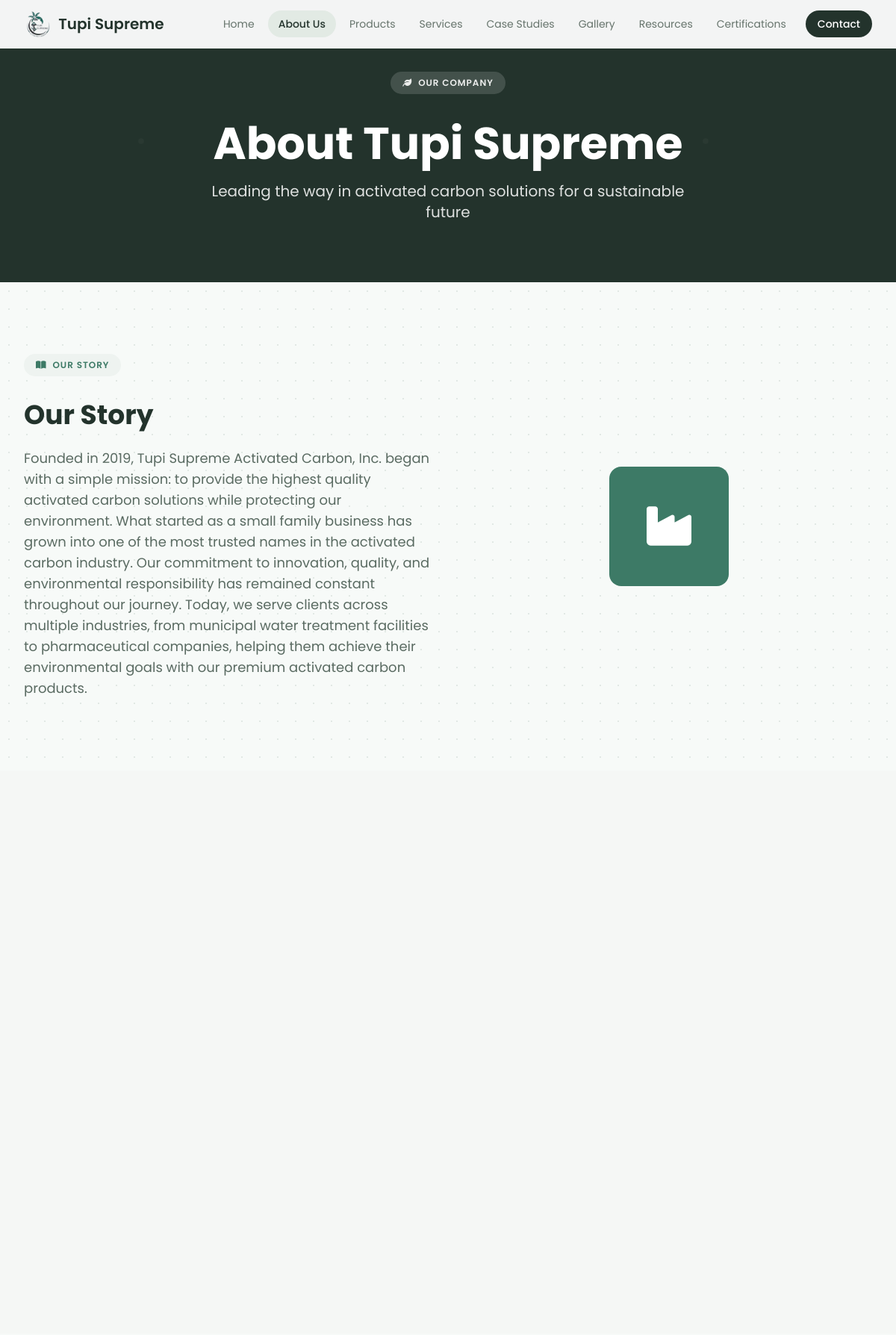
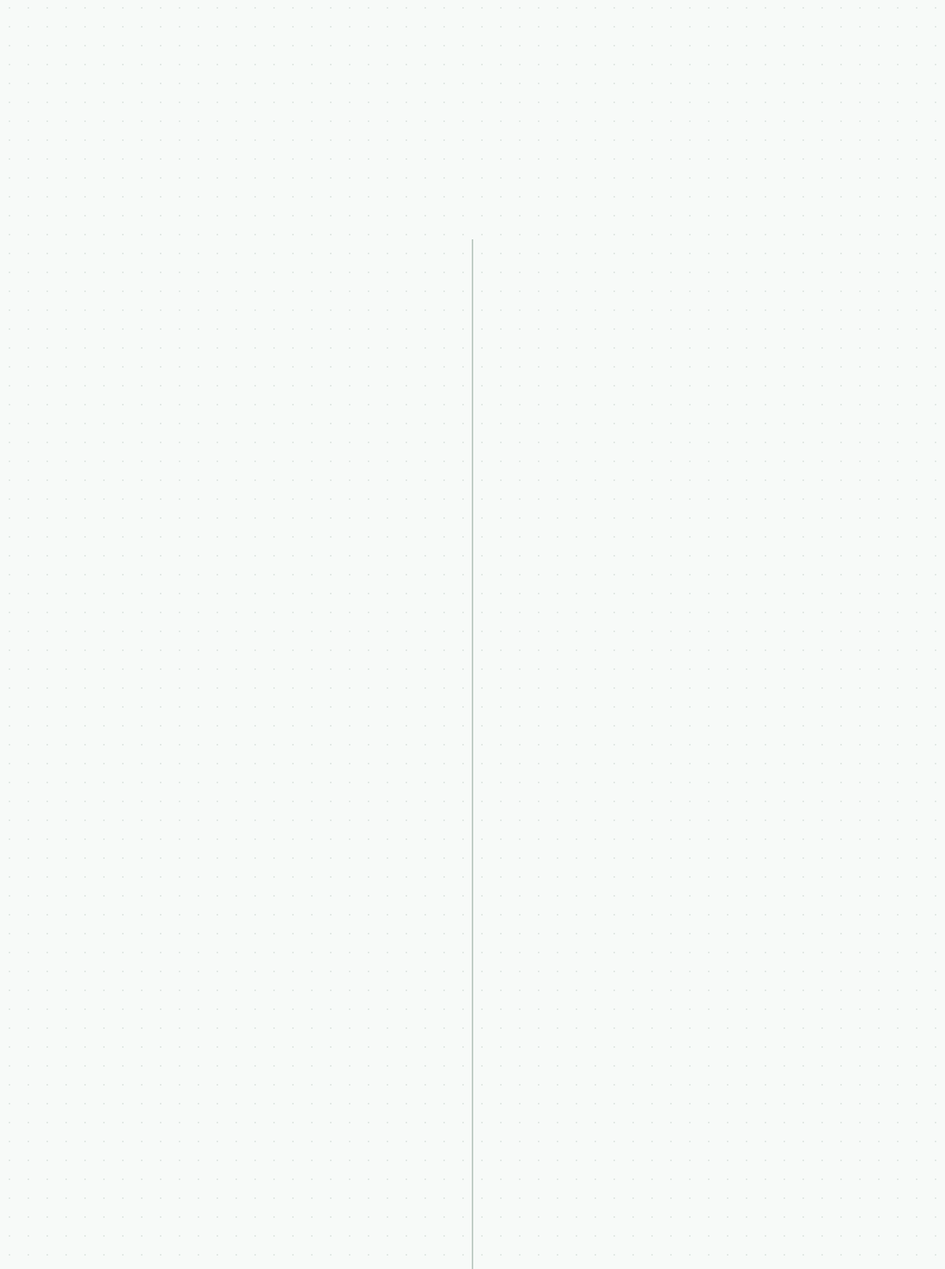
Page /about.php (upper part) on the committed database (2 pictures, top to bottom).
### tables this page shows
CREATE TABLE IF NOT EXISTS site_settings (
    id INT AUTO_INCREMENT PRIMARY KEY,
    setting_key VARCHAR(100) UNIQUE NOT NULL,
    setting_value TEXT,
    setting_type VARCHAR(50) DEFAULT 'text',
    description TEXT,
    updated_at TIMESTAMP DEFAULT CURRENT_TIMESTAMP ON UPDATE CURRENT_TIMESTAMP,
    updated_by INT,
    FOREIGN KEY (updated_by) REFERENCES admin_users(id) ON DELETE SET NULL,
    INDEX idx_setting_key (setting_key)
);

CREATE TABLE IF NOT EXISTS about_content (
    id INT AUTO_INCREMENT PRIMARY KEY,
    section_name VARCHAR(100) NOT NULL,
    title VARCHAR(200),
    content TEXT,
    image_url VARCHAR(500),
    display_order INT DEFAULT 0,
    is_active TINYINT(1) DEFAULT 1,
    created_at TIMESTAMP DEFAULT CURRENT_TIMESTAMP,
    updated_at TIMESTAMP DEFAULT CURRENT_TIMESTAMP ON UPDATE CURRENT_TIMESTAMP,
    updated_by INT,
    FOREIGN KEY (updated_by) REFERENCES admin_users(id) ON DELETE SET NULL,
    UNIQUE KEY unique_section (section_name),
    INDEX idx_display_order (display_order)
);

### includes/config.php (called while the page is built, shortened)
<?php
function getSiteSetting($key, $default = '') {
    $db = getDB();
    $stmt = $db->prepare("SELECT setting_value FROM site_settings WHERE setting_key = ?");
    $stmt->bind_param("s", $key);
    $stmt->execute();
    $result = $stmt->get_result();
    if ($row = $result->fetch_assoc()) {
        return $row['setting_value'];
    }
    return $default;
}
function getAboutContent($section_name) {
    $db = getDB();
    $stmt = $db->prepare("SELECT * FROM about_content WHERE section_name = ? AND is_active = 1");
    $stmt->bind_param("s", $section_name);
    $stmt->execute();
    $result = $stmt->get_result();
    return $result->fetch_assoc();
}
function htmlspecialchars_safe($string) {
    return htmlspecialchars($string ?? '', ENT_QUOTES, 'UTF-8');
}

### about.php (the view, shortened to what this page needs)
<?php
require_once 'includes/config.php';
$current_page = 'about';
$page_header = getAboutContent('page_header_title');
$page_header_title = $page_header && !empty($page_header['title']) ? $page_header['title'] : 'About Tupi Supreme';
$page_header_subtitle_content = getAboutContent('page_header_subtitle');
$page_header_subtitle = $page_header_subtitle_content && !empty($page_header_subtitle_content['content']) ? $page_header_subtitle_content['content'] : 'Leading the way in activated carbon solutions for a sustainable future';
$company_story = getAboutContent('company_story_content');
$company_story_title_content = getAboutContent('company_story_title');
$company_story_title = $company_story_title_content && !empty($company_story_title_content['title']) ? $company_story_title_content['title'] : 'Our Story';
$company_story_content = $company_story && !empty($company_story['content']) ? $company_story['content'] : '';
$company_story_icon_content = getAboutContent('company_story_icon');
$company_story_icon = $company_story_icon_content && !empty($company_story_icon_content['content']) ? $company_story_icon_content['content'] : 'fas fa-industry';
$timeline_events = getTimelineEvents();
?>
<!DOCTYPE html>
<html lang="en">
<head>
    <script src="https://cdn.tailwindcss.com"></script>
    <link href="https://cdnjs.cloudflare.com/ajax/libs/font-awesome/6.0.0/css/all.min.css" rel="stylesheet">
</head>
<body>
    <?php include 'includes/navbar.php'; ?>
    <section id="page-header" class="page-header-gradient text-white relative overflow-hidden pt-24 pb-20">
        <div class="page-header-pattern absolute inset-0 opacity-30"></div>
        <div class="max-w-7xl mx-auto px-4 sm:px-6 lg:px-8 relative z-10">
            <div class="text-center">
                <span class="eyebrow bg-white/15 text-white/90 mb-5 fade-in fade-in-delay-1">
                    <i class="fas fa-leaf text-xs"></i> Our Company
                </span>
                <h1 class="text-4xl lg:text-6xl font-bold mb-5 leading-tight mt-4 fade-in fade-in-delay-2"><?php echo htmlspecialchars_safe($page_header_title); ?></h1>
                <p class="text-lg lg:text-xl text-white/85 max-w-2xl mx-auto fade-in fade-in-delay-3"><?php echo htmlspecialchars_safe($page_header_subtitle); ?></p>
            </div>
        </div>
    </section>
    <section id="company-story" class="py-20 lg:py-24 relative overflow-hidden">
        <div class="absolute inset-0 dot-grid opacity-40"></div>
        <div class="max-w-7xl mx-auto px-4 sm:px-6 lg:px-8 relative">
            <div class="grid grid-cols-1 lg:grid-cols-2 gap-12 items-center">
                <div class="reveal">
                    <span class="eyebrow mb-4">
                        <i class="fas fa-book-open text-xs"></i> Our Story
                    </span>
                    <h2 class="text-3xl lg:text-4xl font-bold text-[#23332c] mb-6 mt-4"><?php echo htmlspecialchars_safe($company_story_title); ?></h2>
                    <?php if ($company_story_content): ?>
                        <div class="text-[#5a6b62] text-base lg:text-lg leading-relaxed prose prose-lg max-w-none">
                            <?php echo $company_story_content; ?>
                        </div>
                    <?php endif; ?>
                </div>
                <div class="text-center reveal reveal-delay-2">
                    <div class="story-card inline-block">
                        <div class="story-icon-wrap w-40 h-40 rounded-2xl flex items-center justify-center mx-auto">
                            <i class="<?php echo htmlspecialchars_safe($company_story_icon); ?> text-6xl text-white"></i>
                        </div>
                    </div>
                </div>
            </div>
        </div>
    </section>
    <section id="mission-vision" class="py-20 lg:py-24 bg-[#f5f7f5]">
        <div class="max-w-7xl mx-auto px-4 sm:px-6 lg:px-8">
            <div class="grid grid-cols-1 lg:grid-cols-2 gap-6">
            </div>
        </div>
    </section>
    <?php if (!empty($timeline_events)): ?>
    <section id="timeline" class="py-20 lg:py-24 relative overflow-hidden">
        <div class="absolute inset-0 dot-grid opacity-40"></div>
        <div class="max-w-7xl mx-auto px-4 sm:px-6 lg:px-8 relative">
            <div class="timeline relative">
            </div>
        </div>
    </section>
    <?php endif; ?>
</body>
</html>

### includes/navbar.php (shortened to what this page needs)
<?php
$company_name = getSiteSetting('company_short_name', 'Tupi Supreme');
?>
<nav class="bg-white/95 backdrop-blur-sm text-[#23332c] fixed w-full top-0 z-50 border-b border-[#e6ece8]">
    <div class="max-w-7xl mx-auto px-4 sm:px-6 lg:px-8">
        <div class="flex justify-between items-center h-16">
            <a href="index.php" class="flex items-center text-xl font-semibold text-[#23332c]">
                <img src="uploads/images/tupi_supreme_logo.png" alt="<?php echo htmlspecialchars_safe($company_name); ?> logo" class="h-9 w-auto mr-2 object-contain"><?php echo htmlspecialchars_safe($company_name); ?>
            </a>
            <div class="hidden md:block">
                <div class="ml-10 flex items-center gap-1">
                    <a href="index.php" class="<?php echo $current_page === 'index' ? 'bg-[#e2eae4] text-[#23332c] font-medium' : 'text-[#66746c] hover:bg-[#eaf0ec] hover:text-[#23332c]'; ?> px-3.5 py-2 rounded-full text-sm transition-colors">Home</a>
                    <a href="about.php" class="<?php echo $current_page === 'about' ? 'bg-[#e2eae4] text-[#23332c] font-medium' : 'text-[#66746c] hover:bg-[#eaf0ec] hover:text-[#23332c]'; ?> px-3.5 py-2 rounded-full text-sm transition-colors">About Us</a>
                    <a href="products.php" class="<?php echo $current_page === 'products' ? 'bg-[#e2eae4] text-[#23332c] font-medium' : 'text-[#66746c] hover:bg-[#eaf0ec] hover:text-[#23332c]'; ?> px-3.5 py-2 rounded-full text-sm transition-colors">Products</a>
                    <a href="services.php" class="<?php echo $current_page === 'services' ? 'bg-[#e2eae4] text-[#23332c] font-medium' : 'text-[#66746c] hover:bg-[#eaf0ec] hover:text-[#23332c]'; ?> px-3.5 py-2 rounded-full text-sm transition-colors">Services</a>
                    <a href="case-studies.php" class="<?php echo $current_page === 'case-studies' ? 'bg-[#e2eae4] text-[#23332c] font-medium' : 'text-[#66746c] hover:bg-[#eaf0ec] hover:text-[#23332c]'; ?> px-3.5 py-2 rounded-full text-sm transition-colors">Case Studies</a>
                    <a href="gallery.php" class="<?php echo $current_page === 'gallery' ? 'bg-[#e2eae4] text-[#23332c] font-medium' : 'text-[#66746c] hover:bg-[#eaf0ec] hover:text-[#23332c]'; ?> px-3.5 py-2 rounded-full text-sm transition-colors">Gallery</a>
                    <a href="resources.php" class="<?php echo $current_page === 'resources' ? 'bg-[#e2eae4] text-[#23332c] font-medium' : 'text-[#66746c] hover:bg-[#eaf0ec] hover:text-[#23332c]'; ?> px-3.5 py-2 rounded-full text-sm transition-colors">Resources</a>
                    <a href="certifications.php" class="<?php echo $current_page === 'certifications' ? 'bg-[#e2eae4] text-[#23332c] font-medium' : 'text-[#66746c] hover:bg-[#eaf0ec] hover:text-[#23332c]'; ?> px-3.5 py-2 rounded-full text-sm transition-colors">Certifications</a>
                    <a href="contact.php" class="ml-2 bg-[#23332c] text-white hover:bg-[#3a4a41] px-4 py-2 rounded-full text-sm font-medium transition-colors">Contact</a>
                </div>
            </div>
        </div>
    </div>
</nav>

### about.php (style rules this page uses)
html { scroll-behavior: smooth; }
body { font-family: 'Poppins', ui-sans-serif, system-ui, sans-serif; background-color: #f7faf8; color: #23332c; }
.page-header-gradient { background: #23332c; }
.dot-grid { background-image: radial-gradient(circle, #c0ccc5 1px, transparent 1px); background-size: 24px 24px; }
.eyebrow { display: inline-flex; align-items: center; gap: 0.5rem; padding: 0.375rem 1rem; background-color: #eef3f0; color: #3d7a66; font-size: 0.75rem; font-weight: 600; letter-spacing: 0.08em; text-transform: uppercase; border-radius: 9999px; }
.story-icon-wrap { background: #3d7a66; transition: transform 0.35s cubic-bezier(0.4, 0, 0.2, 1); }
.timeline::before { content: ''; position: absolute; left: 50%; top: 0; bottom: 0; width: 2px; background: #c0ccc5; transform: translateX(-50%); }
.reveal { opacity: 0; transform: translateY(24px); transition: opacity 0.6s cubic-bezier(0.4, 0, 0.2, 1), transform 0.6s cubic-bezier(0.4, 0, 0.2, 1); }
.reveal.is-visible { opacity: 1; transform: translateY(0); }
.reveal-delay-2 { transition-delay: 0.16s; }
.fade-in { opacity: 0; animation: fadeInUp 0.5s ease-out forwards; }
.fade-in-delay-1 { animation-delay: 0.05s; }
.fade-in-delay-2 { animation-delay: 0.15s; }
.fade-in-delay-3 { animation-delay: 0.25s; }

### includes/navbar.php (style rules this page uses)
section[id] { scroll-margin-top:5rem }

### rows in the picture
site_settings: setting_value "Tupi Supreme"
about_content: title "About Tupi Supreme"
about_content: content "Leading the way in activated carbon solutions for a sustainable future"
about_content: title "Our Story"
about_content: content "Founded in 2019, Tupi Supreme Activated Carbon, Inc. began with a simple mission: to provide the highest quality activated carbon solutions while protecting our environment. What started as a small family business has grown into one of the most trusted names in the activated carbon industry. Our commitment to innovation, quality, and environmental responsibility has remained constant throughout our journey. Today, we serve clients across multiple industries, from municipal water treatment facilities to pharmaceutical companies, helping them achieve their environmental goals with our premium activated carbon products."
